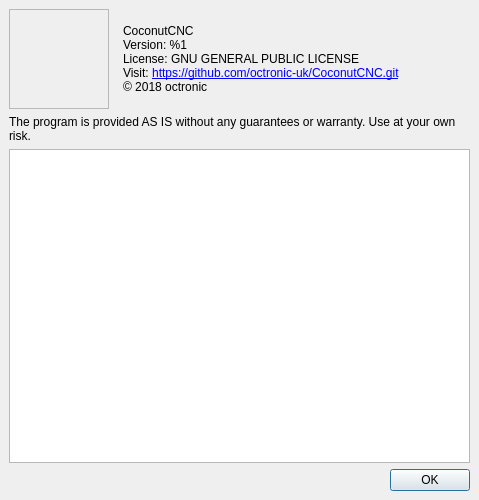
<?xml version="1.0" encoding="UTF-8"?>
<ui version="4.0">
 <class>AboutForm</class>
 <widget class="QDialog" name="AboutForm">
  <property name="geometry">
   <rect>
    <x>0</x>
    <y>0</y>
    <width>479</width>
    <height>500</height>
   </rect>
  </property>
  <property name="windowTitle">
   <string>About CoconutCNC</string>
  </property>
  <property name="windowIcon">
   <iconset resource="../Resources/Images.qrc">
    <normaloff>:/Images/PNG/Coconut.png</normaloff>:/Images/PNG/Coconut.png</iconset>
  </property>
  <property name="styleSheet">
   <string notr="true"/>
  </property>
  <layout class="QVBoxLayout" name="verticalLayout">
   <property name="leftMargin">
    <number>9</number>
   </property>
   <property name="topMargin">
    <number>9</number>
   </property>
   <property name="rightMargin">
    <number>9</number>
   </property>
   <property name="bottomMargin">
    <number>9</number>
   </property>
   <item>
    <layout class="QHBoxLayout" name="horizontalLayout_2" stretch="0,0,1">
     <property name="spacing">
      <number>14</number>
     </property>
     <item>
      <widget class="QFrame" name="frame">
       <property name="minimumSize">
        <size>
         <width>100</width>
         <height>100</height>
        </size>
       </property>
       <property name="styleSheet">
        <string notr="true">image: url(:/Images/PNG/Coconut.png);</string>
       </property>
       <property name="frameShape">
        <enum>QFrame::StyledPanel</enum>
       </property>
       <property name="frameShadow">
        <enum>QFrame::Raised</enum>
       </property>
      </widget>
     </item>
     <item>
      <widget class="QLabel" name="lblAbout">
       <property name="text">
        <string>&lt;html&gt;&lt;head/&gt;&lt;body&gt;&lt;p&gt;CoconutCNC&lt;br/&gt;Version: %1&lt;br/&gt;License: GNU GENERAL PUBLIC LICENSE&lt;br/&gt;Visit: &lt;a href=&quot;https://github.com/octronic-uk/CoconutCNC.git&quot;&gt;&lt;span style=&quot; text-decoration: underline; color:#0000ff;&quot;&gt;https://github.com/octronic-uk/CoconutCNC.git&lt;br/&gt;&lt;/span&gt;&lt;/a&gt;© 2018 octronic&lt;/p&gt;&lt;/body&gt;&lt;/html&gt;</string>
       </property>
       <property name="alignment">
        <set>Qt::AlignLeading|Qt::AlignLeft|Qt::AlignVCenter</set>
       </property>
      </widget>
     </item>
     <item>
      <spacer name="horizontalSpacer_2">
       <property name="orientation">
        <enum>Qt::Horizontal</enum>
       </property>
       <property name="sizeHint" stdset="0">
        <size>
         <width>40</width>
         <height>20</height>
        </size>
       </property>
      </spacer>
     </item>
    </layout>
   </item>
   <item>
    <widget class="QLabel" name="label_2">
     <property name="text">
      <string>&lt;html&gt;&lt;head/&gt;&lt;body&gt;&lt;p&gt;&lt;span &gt;The program is provided AS IS without any guarantees or warranty. Use at your own risk.&lt;/span&gt;&lt;/p&gt;&lt;/body&gt;&lt;/html&gt;</string>
     </property>
     <property name="wordWrap">
      <bool>true</bool>
     </property>
    </widget>
   </item>
   <item>
    <widget class="QPlainTextEdit" name="txtLicense">
     <property name="readOnly">
      <bool>true</bool>
     </property>
    </widget>
   </item>
   <item>
    <layout class="QHBoxLayout" name="horizontalLayout">
     <item>
      <spacer name="horizontalSpacer">
       <property name="orientation">
        <enum>Qt::Horizontal</enum>
       </property>
       <property name="sizeHint" stdset="0">
        <size>
         <width>40</width>
         <height>20</height>
        </size>
       </property>
      </spacer>
     </item>
     <item>
      <widget class="QPushButton" name="cmdOk">
       <property name="text">
        <string>OK</string>
       </property>
      </widget>
     </item>
    </layout>
   </item>
  </layout>
 </widget>
 <resources>
  <include location="../Resources/Images.qrc"/>
 </resources>
 <connections/>
</ui>
